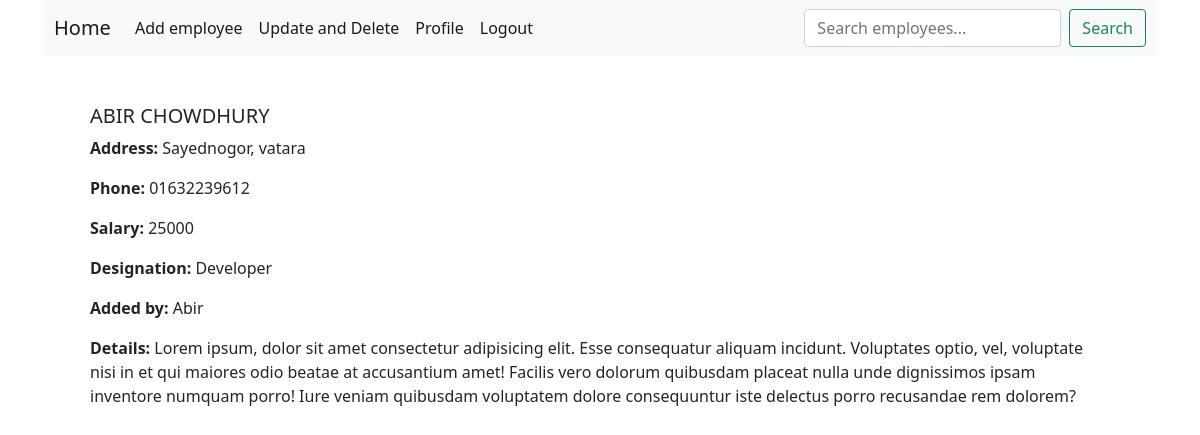
The app's page /employee_details/1/ (signed in) with its own data.
### add_employee/models.py (models this page shows, shortened)
class Employee(models.Model):
    name = models.CharField(max_length=255)  # Text input
    address = models.CharField(max_length=255)  # Text input
    phone_number = models.CharField(max_length=20, )  # Text input
    salary = models.CharField(max_length=20)  # Numeric/Text input, non-editable after saving
    DESIGNATION_CHOICES = [
        ('Manager', 'Manager'),
        ('Developer', 'Developer'),
        ('Designer', 'Designer'),
        ('Intern', 'Intern'),
    ]
    designation = models.CharField(max_length=100, choices=DESIGNATION_CHOICES)  # Dropdown, non-editable after saving
    short_description = models.TextField()  # Text area input for a brief profile summary
    user = models.ForeignKey(User, on_delete=models.CASCADE, related_name="employee", default=1) #forein key add

### employee_details/views.py (the view)
# urls.py: path('employee_details/', include("employee_details.urls")),
@login_required(login_url='login_view')
def employee_details(request, employee_id):
    employee = Employee.objects.get(pk = employee_id)
    context = {
        "employee": employee
    }
    return render(request, "employee_details.html", context)

### employee_details/templates/employee_details.html (shortened to what this page needs)
{% extends 'base.html' %}
{% load crispy_forms_tags %}
{% block nav %}
{% include 'partials/nav.html' %}
{% endblock  %}
{% block container %}
  <div class="m-5">
    <h5>{{ employee.name.upper }}</h5>
    <p><span class="fw-bold">Address: </span>{{ employee.address }}</p>
    <p><span class="fw-bold">Phone: </span>{{ employee.phone_number }}</p>
    <p><span class="fw-bold">Salary: </span> {{ employee.salary }}</p>
    <p><span class="fw-bold">Designation: </span> {{ employee.designation }}</p>
    <p><span class="fw-bold">Added by: </span> {{ employee.user.first_name.capitalize }}</p>
    <p><span class="fw-bold">Details: </span> {{ employee.short_description }}</p>
  </div>
{% endblock %}

### records on screen
Employee: name "ABIR CHOWDHURY", address "Sayednogor, vatara", phone_number "01632239612", salary "25000", designation "Developer", user.first_name "Abir", short_description "Lorem ipsum, dolor sit amet consectetur adipisicing elit. Esse consequatur aliquam incidunt. Voluptates optio, vel, voluptate nisi in et qui maiores odio beatae at accusantium amet! Facilis vero dolorum quibusdam placeat nulla unde dignissimos ipsam inventore numquam porro! Iure veniam quibusdam voluptatem dolore consequuntur iste delectus porro recusandae rem dolorem?"
